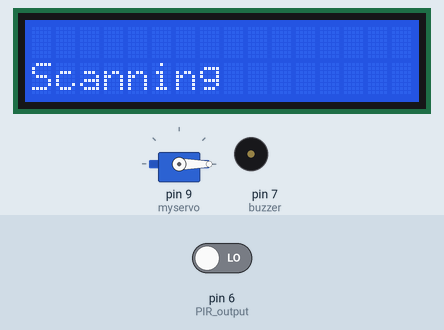
This sketch was run on a simulated Arduino Uno, built with avr-gcc and run on an emulated ATmega328P. Parts: servo, 16×2 character LCD, buzzer (waves = sounding, pin HIGH). The inputs (shaded band) are chosen by the test bench; at power-on: pin 6 (PIR_output) LOW. What the sketch prints to the serial monitor is not drawn.

Above: at 3.2 s.
3.3 s: pin 6 (PIR_output) driven HIGH
At 4.7 s:
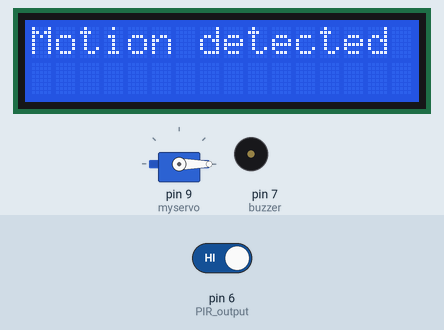
At 7.1 s:
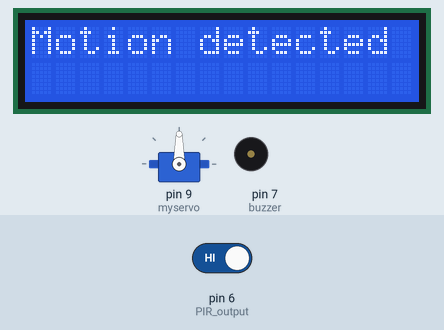
7.3 s: pin 6 (PIR_output) driven LOW
At 8.68 s:
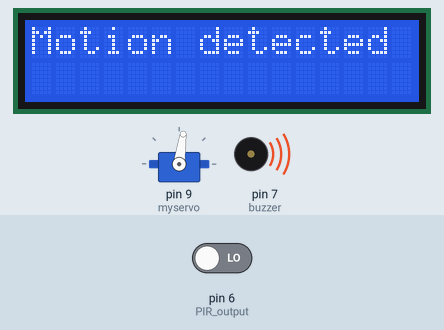
Timing chart, 0 to 11.4 s (numbered marks = the images above; inputs shaded):
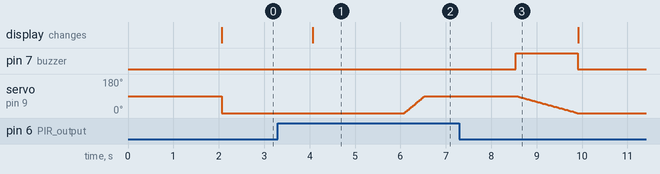

Measured:
- after the input at 3.3 s, servo on pin 9 (myservo): moves from 0° to 90° over 0.46 s, starting after 2.8 s; the display: changes after 0.77 s (image 1)
- after the input at 7.3 s, pin 7 (buzzer): goes on until 9.9 s, then stays LOW; servo on pin 9 (myservo): goes on until 9.9 s, then stays 0°

The sketch:

Automatic-door-opener_-with-pir.ino
```cpp
///////////////////////code created by///////////////////////
//////////////////////KJ's electronics//////////////////////
#include <Servo.h>
#include <LiquidCrystal.h>

// initialize the library by associating any needed LCD interface pin
// with the arduino pin number it is connected to
const int rs = 12, en = 11, d4 = 5, d5 = 4, d6 = 3, d7 = 2;
LiquidCrystal lcd(rs, en, d4, d5, d6, d7);
Servo myservo;
int PIR_output=6; // output of pir sensor

int buzzer=7;// buzzer pin
int pos = 0;
void setup() {
  myservo.attach(9);
pinMode(PIR_output, INPUT);// setting pir output as arduino input
lcd.begin(16, 2);
  // Print a message to the LCD.

  lcd.print("WELCOME!");
  Serial.println("CLEARDATA");
    Serial.println("LABEL,Date,Time,Millis,Activity");

delay(2000);
lcd.clear();

pinMode(buzzer, OUTPUT);//setting buzzer as output
Serial.begin(9600);//serial communication between arduino and pc
myservo.write(pos);
}
void loop() {
if(digitalRead(6) == HIGH) // reading the data from the pir sensor
{
  lcd.clear();
  lcd.print("Motion detected");
  Serial.println( (String) "DATA,DATE,TIME," + millis() + "," + "Motion detected " );
 delay(2000);
 for(pos = 0; pos <= 90; pos += 1) { // goes from 0 degrees to 180 degrees
    // in steps of 1 degree
    myservo.write(pos);              // tell servo to go to position in variable 'pos'
    delay(5);                       // waits 15ms for the servo to reach the position
  }
  delay(2000);
   digitalWrite(7, HIGH); // setting led to low


  for (pos = 90; pos >= 0; pos -= 1) { // goes from 180 degrees to 0 degrees
    myservo.write(pos);              // tell servo to go to position in variable 'pos'
    delay(15);                       // waits 15ms for the servo to reach the position
  }
   digitalWrite(7, LOW);
   lcd.clear();
}
else {
 lcd.setCursor(0, 1);
 lcd.print("Scanning");
 Serial.println( (String) "DATA,DATE,TIME," + millis() + "," +"Scanning");
 Serial.println();
 delay(1000);
}
}
```
